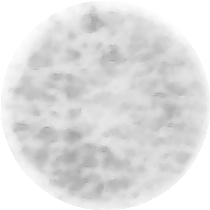
#> input picture Dot_Blot_Model_ML_CNN/Dataset/Grayscale_Test 1/10_A_Positive_250.png, 210 x 210 px; its folder holds only this picture in this run
$ python train_diagnosis_model.py   (older library calls are emulated)
#> lines starting #> are read from the running program, lines starting #| are printed output that depends on the picture; after the words box and inside, x2 and y2 are one past the last pixel; in counts of white or black regions, pixels touching at a corner belong together
### Toxoplasmosis_Diagnosis_Device/dotblot_features.py
# =============================================================================
# PoCT - Toxoplasmosis Diagnosis Device (Dec, 2026)
# Dodit Suprianto
# Email: Dodit.suprianto@polinema.ac.id
# Affiliation:
#   - Department of Electrical Engineering, Politeknik Negeri Malang, Malang, Indonesia
#   - AIDS, Toxoplasma, Opportunistic Disease and Malaria (ATOM) Research Group,
#     Faculty of Medicine, Universitas Brawijaya, Malang, Indonesia
# =============================================================================
"""
dotblot_features.py
===================
Artefact-free quantification of a single anti-GRA7 dot-blot spot.

The functions here are a line-by-line port of the feature code used in the
classification notebook ("Dot-Blot Model.ipynb", sections 4-6), so that the
application computes exactly the same features that the model was trained on.

Input  : a grayscale crop of ONE spot (uint8, white = 255 outside the circle),
         i.e. the output of the YOLO segmentation + circular auto-crop stage.
Output : QC verdict, geometry, inner-ROI optical-density (OD) map and the
         Q3 (radial profile) / Q4 (rotation-invariant texture) feature values.

Only the inner disk (85 % of the equivalent radius) is analysed, so that the
size/shape of the contour - a pressing/cropping artefact - never enters the
features.
"""
from __future__ import annotations

import math
import warnings
from dataclasses import dataclass, field
from typing import Dict, Optional

import numpy as np
from scipy import ndimage as ndi
from skimage import feature, measure, morphology

# --------------------------------------------------------------------------- #
# Constants (identical to the notebook configuration)                          #
# --------------------------------------------------------------------------- #
ROI_FRAC = 0.85          # inner-ROI radius as a fraction of the equivalent spot radius
MIN_AREA_PX = 2000       # minimum mask area for a valid crop
I0 = 255.0               # white reference for optical density
RAD_EDGES = np.linspace(0, ROI_FRAC, 7)   # 6 concentric rings (Q3)
REFERENCE_RADIUS_PX = 94.4                # mean equivalent radius of the training crops (250 lux)


# --------------------------------------------------------------------------- #
# Basic geometry / QC                                                          #
# --------------------------------------------------------------------------- #
def to_od(a: np.ndarray) -> np.ndarray:
    """Optical density (Beer-Lambert): OD = -log10(I / I0)."""
    return -np.log10(np.clip(a.astype(np.float32), 1, 255) / I0)


def spot_mask(a: np.ndarray) -> Optional[np.ndarray]:
    """Largest non-white connected component after closing + hole filling."""
    m = a < 255
    if m.sum() < 50:
        return None
    m = ndi.binary_closing(m, structure=morphology.disk(2))
    m = ndi.binary_fill_holes(m)
    lab, n = ndi.label(m)
    if n == 0:
        return None
    sz = ndi.sum(m, lab, range(1, n + 1))
    return lab == (1 + int(np.argmax(sz)))


def geometry(m: np.ndarray) -> Dict[str, float]:
    area = int(m.sum())
    cy, cx = ndi.center_of_mass(m)
    R = math.sqrt(area / math.pi)
    rp = measure.regionprops(m.astype(np.uint8))[0]
    edge_touch = int(m[0].sum() + m[-1].sum() + m[:, 0].sum() + m[:, -1].sum())
    return dict(area=area, cy=cy, cx=cx, R=R, perimeter=rp.perimeter, solidity=rp.solidity,
                eccentricity=rp.eccentricity, extent=rp.extent, edge_touch=edge_touch)


def qc_reason(g: Dict[str, float]) -> str:
    """Acquisition QC only (never based on feature values)."""
    if g["area"] < MIN_AREA_PX:
        return "small_mask"
    if g["solidity"] < 0.90 or g["edge_touch"] > 0.25 * 2 * math.pi * g["R"]:
        return "truncated"
    return "ok"


def roi_masks(m: np.ndarray, g: Dict[str, float]):
    yy, xx = np.ogrid[:m.shape[0], :m.shape[1]]
    d = np.hypot(yy - g["cy"], xx - g["cx"]) / g["R"]      # distance normalised by radius
    roi = m & (d <= ROI_FRAC)
    return roi, d


# --------------------------------------------------------------------------- #
# Q3 - radial OD profile                                                       #
# --------------------------------------------------------------------------- #
def radial_profile(od: np.ndarray, m: np.ndarray, d: np.ndarray) -> np.ndarray:
    prof = []
    for i in range(6):
        sel = m & (d >= RAD_EDGES[i]) & (d < RAD_EDGES[i + 1])
        prof.append(od[sel].mean() if sel.any() else np.nan)
    return np.array(prof, dtype=float)


def q3_radial(od, m, d):
    prof = radial_profile(od, m, d)
    x = np.arange(6)
    ok = np.isfinite(prof)
    slope = np.polyfit(x[ok], prof[ok], 1)[0] if ok.sum() > 2 else np.nan
    curv = np.polyfit(x[ok], prof[ok], 2)[0] if ok.sum() > 3 else np.nan
    out = {f"Q3__ring{i + 1}": prof[i] for i in range(6)}
    out.update({"Q3__slope": slope, "Q3__curv": curv, "Q3__center_to_edge": prof[0] - prof[-1]})
    return out


# --------------------------------------------------------------------------- #
# Q4 - rotation-invariant texture                                              #
# --------------------------------------------------------------------------- #
def _glcm_feats(img_q, valid, levels, tag):
    # img_q: int (0..levels-1); outside the ROI = levels (extra level, discarded)
    q = np.where(valid, img_q, levels).astype(np.uint8)
    out = {}
    for dist in (1, 2):
        G = feature.graycomatrix(q, [dist], [0, np.pi / 4, np.pi / 2, 3 * np.pi / 4],
                                 levels=levels + 1, symmetric=True, normed=False)[:levels, :levels, 0, :]
        Gs = G.astype(np.float64)
        Gs = Gs / np.maximum(Gs.sum(axis=(0, 1), keepdims=True), 1)
        i, j = np.meshgrid(np.arange(levels), np.arange(levels), indexing="ij")
        con = (Gs * (i - j)[:, :, None] ** 2).sum((0, 1))
        dis = (Gs * np.abs(i - j)[:, :, None]).sum((0, 1))
        hom = (Gs / (1 + (i - j)[:, :, None] ** 2)).sum((0, 1))
        asm = (Gs ** 2).sum((0, 1))
        mu_i = (Gs * i[:, :, None]).sum((0, 1))
        mu_j = (Gs * j[:, :, None]).sum((0, 1))
        si = np.sqrt((Gs * (i[:, :, None] - mu_i) ** 2).sum((0, 1)))
        sj = np.sqrt((Gs * (j[:, :, None] - mu_j) ** 2).sum((0, 1)))
        cor = (Gs * (i[:, :, None] - mu_i) * (j[:, :, None] - mu_j)).sum((0, 1)) / np.maximum(si * sj, 1e-9)
        ent = -(Gs * np.log2(np.where(Gs > 0, Gs, 1))).sum((0, 1))
        for nm, val in dict(contrast=con, dissim=dis, homog=hom, asm=asm, corr=cor, entropy=ent).items():
            out[f"{tag}__glcm_{nm}_d{dist}"] = float(np.mean(val))     # mean of 4 directions -> rotation invariant
    return out


def q4_texture(od, roi):
    ys, xs = np.nonzero(roi)
    y0, y1, x0, x1 = ys.min(), ys.max() + 1, xs.min(), xs.max() + 1
    sub = od[y0:y1, x0:x1]
    r = roi[y0:y1, x0:x1]
    v = sub[r]
    lo, hi = np.percentile(v, 1), np.percentile(v, 99)
    q = np.clip((sub - lo) / max(hi - lo, 1e-6), 0, 1)
    q = np.minimum((q * 32).astype(int), 31)                       # per-image normalisation: pure texture
    out = _glcm_feats(q, r, 32, "Q4")
    filled = np.where(r, sub, v.mean())
    with warnings.catch_warnings():
        warnings.simplefilter("ignore")
        lbp = feature.local_binary_pattern(filled, 8, 1, method="uniform")
    inner = ndi.binary_erosion(r, iterations=2)
    hist = np.bincount(lbp[inner].astype(int), minlength=10)[:10].astype(float)
    hist /= max(hist.sum(), 1)
    out.update({f"Q4__lbp{k}": hist[k] for k in range(10)})
    sig = [1, 2, 4, 8]
    G = [ndi.gaussian_filter(filled, s) for s in sig]
    for k in range(3):
        out[f"Q4__dog{k + 1}_energy"] = float((G[k] - G[k + 1])[inner].std())
    out["Q4__lowfreq_std"] = float(G[3][inner].std())
    return out


Q4_FEATURES = None   # filled lazily; the order of keys of q4_texture() defines the column order


# --------------------------------------------------------------------------- #
# Public API                                                                   #
# --------------------------------------------------------------------------- #
@dataclass
class SpotAnalysis:
    ok: bool
    reason: str                                   # 'ok' | 'blank' | 'small_mask' | 'truncated'
    gray: Optional[np.ndarray] = None
    mask: Optional[np.ndarray] = None
    roi: Optional[np.ndarray] = None
    od: Optional[np.ndarray] = None
    geom: Dict[str, float] = field(default_factory=dict)
    features: Dict[str, float] = field(default_factory=dict)
    radial_profile: Optional[np.ndarray] = None


def analyze_spot(gray: np.ndarray, compute_features: bool = True) -> SpotAnalysis:
    """Run QC and (if valid) feature extraction on one grayscale spot crop."""
    if gray.ndim == 3:
        raise ValueError("analyze_spot expects a single-channel (grayscale) uint8 image")
    gray = np.ascontiguousarray(gray, dtype=np.uint8)
    m = spot_mask(gray)
    if m is None:
        return SpotAnalysis(False, "blank", gray=gray)
    g = geometry(m)
    reason = qc_reason(g)
    roi, d = roi_masks(m, g)
    od = to_od(gray)
    res = SpotAnalysis(reason == "ok", reason, gray=gray, mask=m, roi=roi, od=od, geom=g)
    if reason != "ok" or not compute_features:
        return res
    f = {}
    f.update(q3_radial(od, m, d))
    f.update(q4_texture(od, roi))
    res.features = f
    res.radial_profile = radial_profile(od, m, d)
    return res

### Toxoplasmosis_Diagnosis_Device/train_diagnosis_model.py
# =============================================================================
# PoCT - Toxoplasmosis Diagnosis Device (Dec, 2026)
# Dodit Suprianto
# Email: Dodit.suprianto@polinema.ac.id
# Affiliation:
#   - Department of Electrical Engineering, Politeknik Negeri Malang, Malang, Indonesia
#   - AIDS, Toxoplasma, Opportunistic Disease and Malaria (ATOM) Research Group,
#     Faculty of Medicine, Universitas Brawijaya, Malang, Indonesia
# =============================================================================
"""
train_diagnosis_model.py
========================
Builds the classifier used by the diagnosis application.

    python train_diagnosis_model.py          (defaults: ../Dot_Blot_Model_ML_CNN/Dataset -> model/dotblot_q4_mlp.joblib)

Design (chosen from the classification study, section "ML models"):
  * input      : grayscale crop of one spot at 250 lux (1 image = 1 decision)
  * features   : Q4 rotation-invariant texture of the inner ROI (26 features, shape-free)
  * model      : MLP (hyper-parameters tuned by serum-grouped CV), ensemble of seeds
  * training   : Membranes 2+3 ("MIX": both classes on the same membrane -> no batch confound)
  * validation : repeated serum-grouped 5-fold CV with nested tuning (no leakage),
                 label-permutation test and shape-only artefact control
  * decision   : dual threshold taken from out-of-fold scores (POSITIVE / NEGATIVE / INDETERMINATE)

NOTE: the model is trained on raw (absolute) optical-density features, because a single new
spot has no membrane to be normalised against.  The cross-validated performance of exactly this
deployed pipeline is stored in the bundle and shown by the application.
"""
import argparse, glob, json, math, os, re, sys, time, warnings, datetime, platform
import numpy as np, pandas as pd
from PIL import Image

warnings.filterwarnings("ignore")
sys.path.insert(0, os.path.dirname(os.path.abspath(__file__)))
import joblib, sklearn
import dotblot_features as F
from dotblot_classifier import CorrFilter, DiagnosisModel
from sklearn.impute import SimpleImputer
from sklearn.linear_model import LogisticRegression
from sklearn.metrics import roc_auc_score, roc_curve, confusion_matrix
from sklearn.model_selection import StratifiedGroupKFold, StratifiedKFold
from sklearn.neural_network import MLPClassifier
from sklearn.pipeline import Pipeline
from sklearn.preprocessing import StandardScaler

# (sample_no, code, CLIA status, membrane group, row block, column block) - sample map of the study.
# 'Intermediate' (S30) is treated as positive (conservative), as in the study.
SAMPLES = [
    (1,'N06','Positive','M1','A-B','1-2'),
    (2,'N09','Positive','M1','A-B','3-4'),
    (3,'41','Positive','M1','C-D','1-2'),
    (4,'N04','Positive','M1','C-D','3-4'),
    (5,'65','Positive','M1','A-B','5-6'),
    (6,'N27','Positive','M1','A-B','7-8'),
    (7,'43','Positive','M1','C-D','5-6'),
    (8,'N14','Positive','M1','C-D','7-8'),
    (9,'N13','Positive','M1','A-B','9-10'),
    (10,'N07','Positive','M1','A-B','11-12'),
    (11,'N28','Positive','M1','C-D','9-10'),
    (12,'44','Positive','M1','C-D','11-12'),
    (13,'37','Positive','M1','E-F','1-2'),
    (14,'N11','Positive','M1','E-F','3-4'),
    (15,'67','Positive','M1','G-H','1-2'),
    (16,'61','Positive','M1','G-H','3-4'),
    (17,'51','Positive','M1','E-F','5-6'),
    (18,'38','Positive','M1','E-F','7-8'),
    (19,'52','Positive','M1','G-H','5-6'),
    (20,'N24','Positive','M1','G-H','7-8'),
    (21,'45','Positive','M1','E-F','9-10'),
    (22,'N22','Positive','M1','E-F','11-12'),
    (23,'N10','Positive','M1','G-H','9-10'),
    (24,'N08','Positive','M1','G-H','11-12'),
    (25,'31','Positive','M23','A-B','1-2'),
    (26,'34','Positive','M23','A-B','3-4'),
    (27,'50','Positive','M23','C-D','1-2'),
    (28,'N19','Positive','M23','C-D','3-4'),
    (29,'58','Positive','M23','A-B','5-6'),
    (30,'N02','Intermediate','M23','A-B','7-8'),
    (31,'59','Positive','M23','C-D','5-6'),
    (32,'62','Positive','M23','C-D','7-8'),
    (33,'N20','Negative','M23','A-B','9-10'),
    (34,'30','Negative','M23','A-B','11-12'),
    (35,'54','Negative','M23','C-D','9-10'),
    (36,'47','Negative','M23','C-D','11-12'),
    (37,'49','Negative','M23','E-F','1-2'),
    (38,'42','Negative','M23','E-F','3-4'),
    (39,'53','Negative','M23','G-H','1-2'),
    (40,'N29','Negative','M23','G-H','3-4'),
    (41,'N18','Negative','M23','E-F','5-6'),
    (42,'N25','Negative','M23','E-F','7-8'),
    (43,'32','Negative','M23','G-H','5-6'),
    (44,'N01','Negative','M23','G-H','7-8'),
    (45,'N23','Negative','M23','E-F','9-10'),
    (46,'36','Negative','M23','E-F','11-12')
]
ROW_BLOCK = {"A": "A-B", "B": "A-B", "C": "C-D", "D": "C-D", "E": "E-F", "F": "E-F", "G": "G-H", "H": "G-H"}
COL_BLOCK = {c: f"{2 * ((c - 1) // 2) + 1}-{2 * ((c - 1) // 2) + 2}" for c in range(1, 13)}
PAT = re.compile(r"^(\d+)_([A-H])_(Positive|Negative)_(\d+)\.png$")
SEED = 42
GRID = [((32,), a) for a in (1e-3, 1e-2, 1e-1, 1.0)] + [((64, 32), a) for a in (1e-3, 1e-2, 1e-1, 1.0)]


def build_table(dataset, lux):
    meta = pd.DataFrame(SAMPLES, columns=["sample_no", "code", "status", "mgrp", "rb", "cb"])
    meta["sample_id"] = meta.sample_no.map(lambda n: f"S{n:02d}")
    meta["y"] = (meta.status != "Negative").astype(int)
    rows = []
    for d in sorted(glob.glob(os.path.join(dataset, "Grayscale_*"))):
        mem = int(re.search(r"(\d+)$", d).group(1))
        for f in sorted(os.listdir(d)):
            m = PAT.match(f)
            if not m or int(m[4]) != lux:
                continue
            col, row = int(m[1]), m[2]
            mg = "M1" if mem == 1 else "M23"
            s = meta[(meta.mgrp == mg) & (meta.rb == ROW_BLOCK[row]) & (meta.cb == COL_BLOCK[col])]
            assert len(s) == 1, f
            a = np.array(Image.open(os.path.join(d, f)).convert("L"))
            an = F.analyze_spot(a)
            g = an.geom
            rec = dict(file=f, membrane=mem, spot_id=f"M{mem}_{col}{row}", sample_id=s.sample_id.iloc[0],
                       y=int(s.y.iloc[0]), label_file=m[3], valid=an.ok, reason=an.reason)
            assert (m[3] == "Positive") == bool(rec["y"]), f"label mismatch {f}"
            if an.ok:
                rec.update(an.features)
                rec.update({"CS__area": g["area"], "CS__R": g["R"], "CS__perimeter": g["perimeter"],
                            "CS__circularity": 4 * math.pi * g["area"] / max(g["perimeter"] ** 2, 1e-6),
                            "CS__eccentricity": g["eccentricity"], "CS__solidity": g["solidity"],
                            "CS__extent": g["extent"], "CS__crop_side": float(max(a.shape)), "R_equiv": g["R"]})
            rows.append(rec)
    return pd.DataFrame(rows)


def make_pipe(hidden, alpha, seed):
    return Pipeline([("imp", SimpleImputer(strategy="median")), ("cf", CorrFilter(0.95)), ("sc", StandardScaler()),
                     ("clf", MLPClassifier(hidden_layer_sizes=hidden, alpha=alpha, max_iter=800, random_state=seed))])


def fold_assign(samp, rep, k=5):
    fm = {}
    for f, (_, te) in enumerate(StratifiedKFold(k, shuffle=True, random_state=SEED + rep).split(samp.index, samp.values)):
        for s in samp.index[te]:
            fm[s] = f
    return fm


def fast_auc(y, s):
    y = np.asarray(y)
    return roc_auc_score(y, s) if len(np.unique(y)) > 1 else np.nan


def ens_predict(X, y, Xte, hidden, alpha, n_seeds, seed0=0):
    return np.mean([make_pipe(hidden, alpha, seed0 + s).fit(X, y).predict_proba(Xte)[:, 1] for s in range(n_seeds)], axis=0)


# [38 lines left out: functions select_params, cluster_boot_ci, spot_ci, not called in this run]


def main():
    ap = argparse.ArgumentParser()
    here = os.path.dirname(os.path.abspath(__file__))
    ap.add_argument("--dataset", default=os.path.join(here, "..", "Dot_Blot_Model_ML_CNN", "Dataset"),
                    help="folder containing Grayscale_Test 1/2/3 (default: sibling folder of this repository)")
    ap.add_argument("--out", default=os.path.join(here, "model", "dotblot_q4_mlp.joblib"))
    ap.add_argument("--lux", type=int, default=250)
    ap.add_argument("--repeats", type=int, default=5)
    ap.add_argument("--n-perm", type=int, default=100)
    ap.add_argument("--members", type=int, default=20, help="MLP seeds in the final ensemble")
    a = ap.parse_args()
    t0 = time.time()

    tab = build_table(a.dataset, a.lux)
#> in build_table, a is the input picture: shape (210, 210); min 160, max 255, mean 223
#> in spot_mask, `m = ndi.binary_closing(m, structure=morphology.disk(2))`:
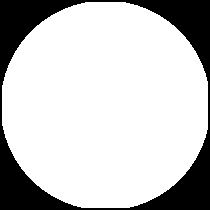
#> m: shape (210, 210) bool; 78% white; 1 black region, box (x1, y1, x2, y2) and area: (0, 0, 210, 210) 9681
#> in spot_mask, `lab, n = ndi.label(m)`: n = 1
#> in spot_mask, `sz = ndi.sum(m, lab, range(1, n + 1))`: sz = [34419]
#> in geometry, `area = int(m.sum())`: area = 34419
#> in geometry, `cy, cx = ndi.center_of_mass(m)`: cy = 104.9
#> in geometry, `R = math.sqrt(area / math.pi)`: R = 104.7
#> in geometry, `edge_touch = int(m[0].sum() + m[-1].sum() + m[:, 0].sum() + m[:, -1].s..`: edge_touch = 0
#> in analyze_spot, `g = geometry(m)`: g = 9 items
#> in analyze_spot, `reason = qc_reason(g)`: reason = 'ok'
#> in roi_masks, `d = np.hypot(yy - g["cy"], xx - g["cx"]) / g["R"]`:
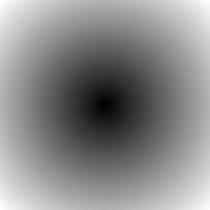
#> d: shape (210, 210) float64; min 0.00166, max 1.42, mean 0.768; drawn with min black and max white
#> in to_od, `return -np.log10(np.clip(a.astype(np.float32), 1, 255) / I0)`:
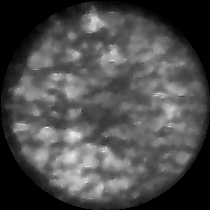
#> returned value: shape (210, 210) float32; min 0, max 0.202, mean 0.0603; drawn with min black and max white
#> after the loop in radial_profile, `for i in range(6):`:
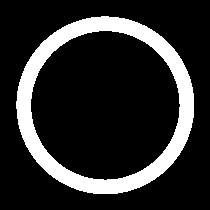
#> sel: shape (210, 210) bool; 17.2% white; 1 white region, box (x1, y1, x2, y2) and area: (16, 16, 194, 194) 7595
#> after the loop in radial_profile, `for i in range(6):`: prof = [0.0675, 0.0687, 0.0859, 0.0952, 0.094, 0.0897]
#> in q3_radial, `ok = np.isfinite(prof)`: ok = [True, True, True, True, True, True]
#> in q3_radial, `slope = np.polyfit(x[ok], prof[ok], 1)[0] if ok.sum() > 2 else np.nan`: slope = 0.00561
#> in q3_radial, `curv = np.polyfit(x[ok], prof[ok], 2)[0] if ok.sum() > 3 else np.nan`: curv = -0.0018
#> in q3_radial, `out = {f"Q3__ring{i + 1}": prof[i] for i in range(6)}`: out = {'Q3__ring1': 0.0675, 'Q3__ring2': 0.0687, 'Q3__ring3': 0.0859, 'Q3__ring4': 0.0952, 'Q3__ring5': 0.094, 'Q3__ring6': 0.0897}
#> in q4_texture, `y0, y1, x0, x1 = ys.min(), ys.max() + 1, xs.min(), xs.max() + 1`: y0 = 16; y1 = 194; x0 = 16; x1 = 194
#> in q4_texture, `sub = od[y0:y1, x0:x1]`:
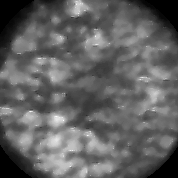
#> sub: shape (178, 178) float32; min 0, max 0.202, mean 0.0777; drawn with min black and max white
#> in q4_texture, `r = roi[y0:y1, x0:x1]`:
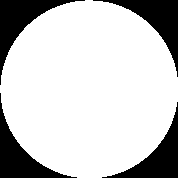
#> r: shape (178, 178) bool; 78.5% white; 4 black regions, box (x1, y1, x2, y2) and area: (0, 0, 85, 85) 1768, (93, 0, 178, 77) 1707, (0, 93, 77, 178) 1707, (102, 102, 178, 178) 1640
#> in q4_texture, `lo, hi = np.percentile(v, 1), np.percentile(v, 99)`: lo = 0.0486; hi = 0.156
#> in q4_texture, `q = np.clip((sub - lo) / max(hi - lo, 1e-6), 0, 1)`:
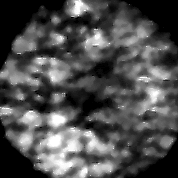
#> q: shape (178, 178) float32; min 0, max 1, mean 0.311
#> (the rest of the program and of its run is left out)
